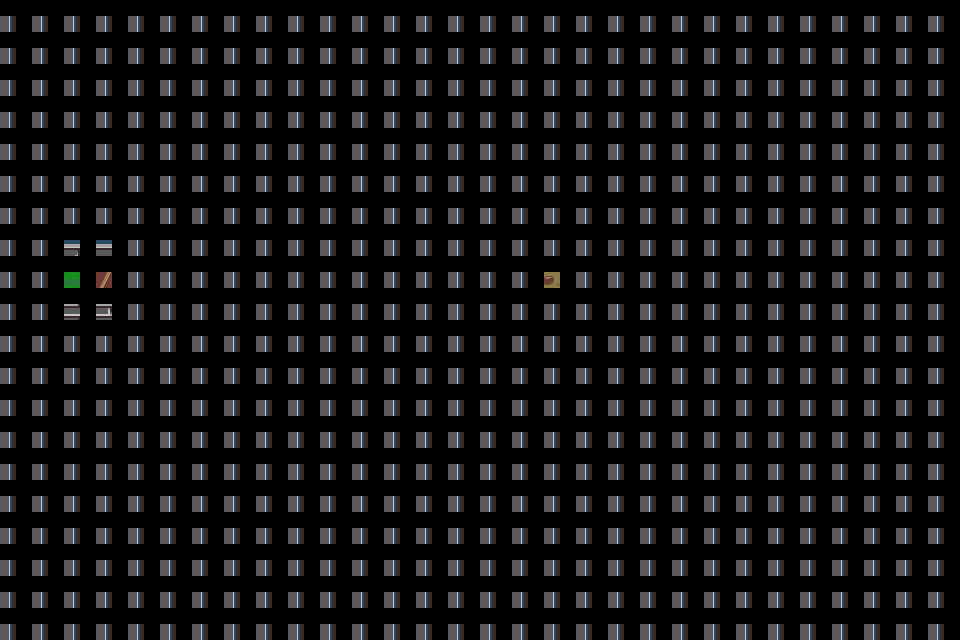

A level layout from a 2D game, rendered from its tile map. Below: a short description, then the map file with its tile-grid data intact:
An orthogonal 30x20 tile map with 32x32 px tiles, 3 tile layers (Sol, collision, panneau).

<map version="1.10" tiledversion="1.12.1" orientation="orthogonal" renderorder="right-down" width="30" height="20" tilewidth="32" tileheight="32" infinite="0" nextlayerid="4" nextobjectid="1">
 <tileset firstgid="1" source="classiciphone_pics4.tsx" />
 <layer id="1" name="Sol" width="30" height="20">
  <data encoding="csv">
835,835,835,835,835,835,835,835,835,835,835,835,835,835,835,835,835,835,835,835,835,835,835,835,835,835,835,835,835,835,
835,835,835,835,835,835,835,835,835,835,835,835,835,835,835,835,835,835,835,835,835,835,835,835,835,835,835,835,835,835,
835,835,835,835,835,835,835,835,835,835,835,835,835,835,835,835,835,835,835,835,835,835,835,835,835,835,835,835,835,835,
835,835,835,835,835,835,835,835,835,835,835,835,835,835,835,835,835,835,835,835,835,835,835,835,835,835,835,835,835,835,
835,835,835,835,835,835,835,835,835,835,835,835,835,835,835,835,835,835,835,835,835,835,835,835,835,835,835,835,835,835,
835,835,835,835,835,835,835,835,835,835,835,835,835,835,835,835,835,835,835,835,835,835,835,835,835,835,835,835,835,835,
835,835,835,835,835,835,835,835,835,835,835,835,835,835,835,835,835,835,835,835,835,835,835,835,835,835,835,835,835,835,
835,835,835,835,835,835,835,835,835,835,835,835,835,835,835,835,835,835,835,835,835,835,835,835,835,835,835,835,835,835,
835,835,835,835,835,835,835,835,835,835,835,835,835,835,835,835,835,835,835,835,835,835,835,835,835,835,835,835,835,835,
835,835,835,835,835,835,835,835,835,835,835,835,835,835,835,835,835,835,835,835,835,835,835,835,835,835,835,835,835,835,
835,835,835,835,835,835,835,835,835,835,835,835,835,835,835,835,835,835,835,835,835,835,835,835,835,835,835,835,835,835,
835,835,835,835,835,835,835,835,835,835,835,835,835,835,835,835,835,835,835,835,835,835,835,835,835,835,835,835,835,835,
835,835,835,835,835,835,835,835,835,835,835,835,835,835,835,835,835,835,835,835,835,835,835,835,835,835,835,835,835,835,
835,835,835,835,835,835,835,835,835,835,835,835,835,835,835,835,835,835,835,835,835,835,835,835,835,835,835,835,835,835,
835,835,835,835,835,835,835,835,835,835,835,835,835,835,835,835,835,835,835,835,835,835,835,835,835,835,835,835,835,835,
835,835,835,835,835,835,835,835,835,835,835,835,835,835,835,835,835,835,835,835,835,835,835,835,835,835,835,835,835,835,
835,835,835,835,835,835,835,835,835,835,835,835,835,835,835,835,835,835,835,835,835,835,835,835,835,835,835,835,835,835,
835,835,835,835,835,835,835,835,835,835,835,835,835,835,835,835,835,835,835,835,835,835,835,835,835,835,835,835,835,835,
835,835,835,835,835,835,835,835,835,835,835,835,835,835,835,835,835,835,835,835,835,835,835,835,835,835,835,835,835,835,
835,835,835,835,835,835,835,835,835,835,835,835,835,835,835,835,835,835,835,835,835,835,835,835,835,835,835,835,835,835
</data>
 </layer>
 <layer id="2" name="collision" width="30" height="20">
  <properties>
   <property name="collision" type="bool" value="true" />
  </properties>
  <data encoding="csv">
0,0,0,0,0,0,0,0,0,0,0,0,0,0,0,0,0,0,0,0,0,0,0,0,0,0,0,0,0,0,
0,0,0,0,0,0,0,0,0,0,0,0,0,0,0,0,0,0,0,0,0,0,0,0,0,0,0,0,0,0,
0,0,0,0,0,0,0,0,0,0,0,0,0,0,0,0,0,0,0,0,0,0,0,0,0,0,0,0,0,0,
0,0,0,0,0,0,0,0,0,0,0,0,0,0,0,0,0,0,0,0,0,0,0,0,0,0,0,0,0,0,
0,0,0,0,0,0,0,0,0,0,0,0,0,0,0,0,0,0,0,0,0,0,0,0,0,0,0,0,0,0,
0,0,0,0,0,0,0,0,0,0,0,0,0,0,0,0,0,0,0,0,0,0,0,0,0,0,0,0,0,0,
0,0,0,0,0,0,0,0,0,0,0,0,0,0,0,0,0,0,0,0,0,0,0,0,0,0,0,0,0,0,
0,0,833,834,0,0,0,0,0,0,0,0,0,0,0,0,0,0,0,0,0,0,0,0,0,0,0,0,0,0,
0,0,897,898,0,0,0,0,0,0,0,0,0,0,0,0,0,0,0,0,0,0,0,0,0,0,0,0,0,0,
0,0,961,962,0,0,0,0,0,0,0,0,0,0,0,0,0,0,0,0,0,0,0,0,0,0,0,0,0,0,
0,0,0,0,0,0,0,0,0,0,0,0,0,0,0,0,0,0,0,0,0,0,0,0,0,0,0,0,0,0,
0,0,0,0,0,0,0,0,0,0,0,0,0,0,0,0,0,0,0,0,0,0,0,0,0,0,0,0,0,0,
0,0,0,0,0,0,0,0,0,0,0,0,0,0,0,0,0,0,0,0,0,0,0,0,0,0,0,0,0,0,
0,0,0,0,0,0,0,0,0,0,0,0,0,0,0,0,0,0,0,0,0,0,0,0,0,0,0,0,0,0,
0,0,0,0,0,0,0,0,0,0,0,0,0,0,0,0,0,0,0,0,0,0,0,0,0,0,0,0,0,0,
0,0,0,0,0,0,0,0,0,0,0,0,0,0,0,0,0,0,0,0,0,0,0,0,0,0,0,0,0,0,
0,0,0,0,0,0,0,0,0,0,0,0,0,0,0,0,0,0,0,0,0,0,0,0,0,0,0,0,0,0,
0,0,0,0,0,0,0,0,0,0,0,0,0,0,0,0,0,0,0,0,0,0,0,0,0,0,0,0,0,0,
0,0,0,0,0,0,0,0,0,0,0,0,0,0,0,0,0,0,0,0,0,0,0,0,0,0,0,0,0,0,
0,0,0,0,0,0,0,0,0,0,0,0,0,0,0,0,0,0,0,0,0,0,0,0,0,0,0,0,0,0
</data>
 </layer>
 <layer id="3" name="panneau" width="30" height="20">
  <properties>
   <property name="panneau" value="coucou" />
  </properties>
  <data encoding="csv">
0,0,0,0,0,0,0,0,0,0,0,0,0,0,0,0,0,0,0,0,0,0,0,0,0,0,0,0,0,0,
0,0,0,0,0,0,0,0,0,0,0,0,0,0,0,0,0,0,0,0,0,0,0,0,0,0,0,0,0,0,
0,0,0,0,0,0,0,0,0,0,0,0,0,0,0,0,0,0,0,0,0,0,0,0,0,0,0,0,0,0,
0,0,0,0,0,0,0,0,0,0,0,0,0,0,0,0,0,0,0,0,0,0,0,0,0,0,0,0,0,0,
0,0,0,0,0,0,0,0,0,0,0,0,0,0,0,0,0,0,0,0,0,0,0,0,0,0,0,0,0,0,
0,0,0,0,0,0,0,0,0,0,0,0,0,0,0,0,0,0,0,0,0,0,0,0,0,0,0,0,0,0,
0,0,0,0,0,0,0,0,0,0,0,0,0,0,0,0,0,0,0,0,0,0,0,0,0,0,0,0,0,0,
0,0,0,0,0,0,0,0,0,0,0,0,0,0,0,0,0,0,0,0,0,0,0,0,0,0,0,0,0,0,
0,0,0,0,0,0,0,0,0,0,0,0,0,0,0,0,0,9,0,0,0,0,0,0,0,0,0,0,0,0,
0,0,0,0,0,0,0,0,0,0,0,0,0,0,0,0,0,0,0,0,0,0,0,0,0,0,0,0,0,0,
0,0,0,0,0,0,0,0,0,0,0,0,0,0,0,0,0,0,0,0,0,0,0,0,0,0,0,0,0,0,
0,0,0,0,0,0,0,0,0,0,0,0,0,0,0,0,0,0,0,0,0,0,0,0,0,0,0,0,0,0,
0,0,0,0,0,0,0,0,0,0,0,0,0,0,0,0,0,0,0,0,0,0,0,0,0,0,0,0,0,0,
0,0,0,0,0,0,0,0,0,0,0,0,0,0,0,0,0,0,0,0,0,0,0,0,0,0,0,0,0,0,
0,0,0,0,0,0,0,0,0,0,0,0,0,0,0,0,0,0,0,0,0,0,0,0,0,0,0,0,0,0,
0,0,0,0,0,0,0,0,0,0,0,0,0,0,0,0,0,0,0,0,0,0,0,0,0,0,0,0,0,0,
0,0,0,0,0,0,0,0,0,0,0,0,0,0,0,0,0,0,0,0,0,0,0,0,0,0,0,0,0,0,
0,0,0,0,0,0,0,0,0,0,0,0,0,0,0,0,0,0,0,0,0,0,0,0,0,0,0,0,0,0,
0,0,0,0,0,0,0,0,0,0,0,0,0,0,0,0,0,0,0,0,0,0,0,0,0,0,0,0,0,0,
0,0,0,0,0,0,0,0,0,0,0,0,0,0,0,0,0,0,0,0,0,0,0,0,0,0,0,0,0,0
</data>
 </layer>
</map>
